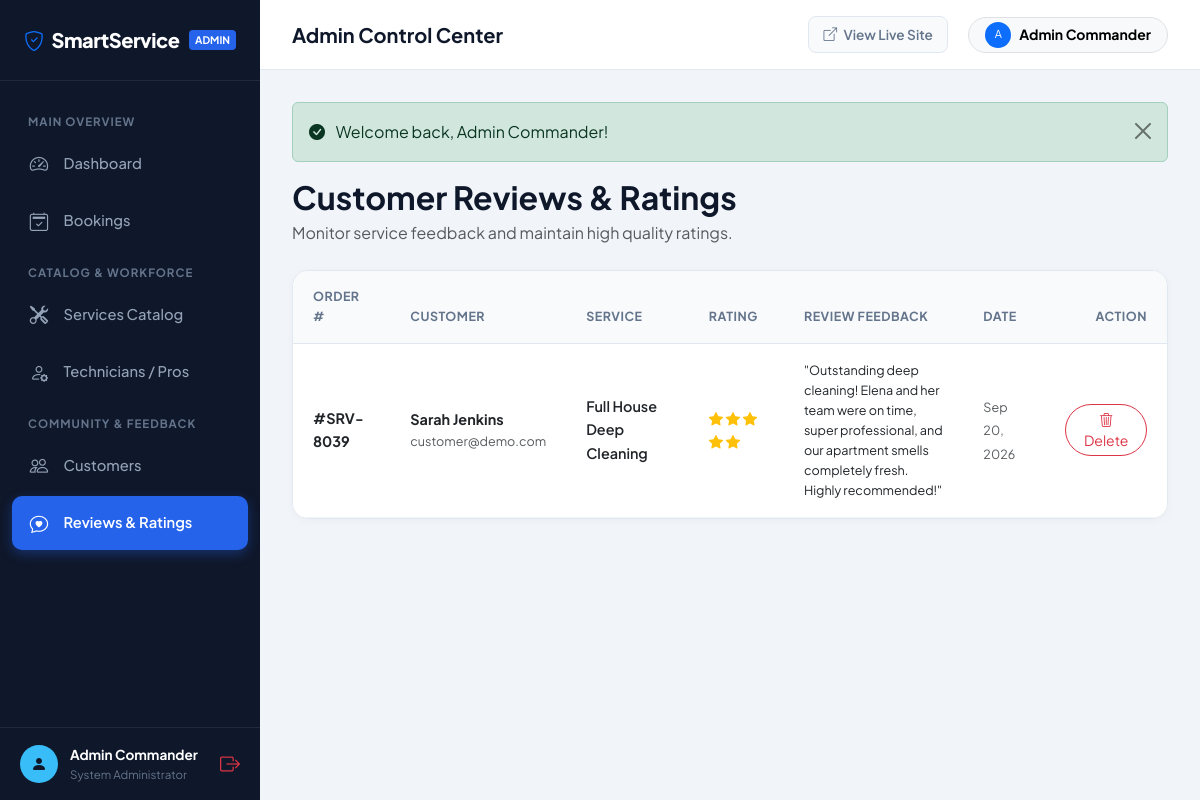
Screenshot of /admin/reviews.php (signed in) with the database file from the repository.
### tables this page shows
CREATE TABLE `reviews` (
  `id` INT AUTO_INCREMENT PRIMARY KEY,
  `booking_id` INT NOT NULL,
  `user_id` INT NOT NULL,
  `service_id` INT NOT NULL,
  `rating` INT NOT NULL CHECK (`rating` BETWEEN 1 AND 5),
  `comment` TEXT,
  `created_at` TIMESTAMP DEFAULT CURRENT_TIMESTAMP,
  FOREIGN KEY (`booking_id`) REFERENCES `bookings`(`id`) ON DELETE CASCADE,
  FOREIGN KEY (`user_id`) REFERENCES `users`(`id`) ON DELETE CASCADE,
  FOREIGN KEY (`service_id`) REFERENCES `services`(`id`) ON DELETE CASCADE
);

CREATE TABLE `bookings` (
  `id` INT AUTO_INCREMENT PRIMARY KEY,
  `booking_code` VARCHAR(30) NOT NULL UNIQUE,
  `user_id` INT NOT NULL,
  `service_id` INT NOT NULL,
  `technician_id` INT NULL,
  `service_date` DATE NOT NULL,
  `time_slot` VARCHAR(50) NOT NULL,
  `status` ENUM('pending', 'confirmed', 'technician_assigned', 'in_progress', 'completed', 'cancelled') DEFAULT 'pending',
  `total_amount` DECIMAL(10,2) NOT NULL,
  `payment_method` ENUM('cash', 'online', 'card') DEFAULT 'cash',
  `payment_status` ENUM('pending', 'paid', 'refunded') DEFAULT 'pending',
  `service_address` TEXT NOT NULL,
  `latitude` DECIMAL(10,7) NULL,
  `longitude` DECIMAL(10,7) NULL,
  `special_notes` TEXT NULL,
  `created_at` TIMESTAMP DEFAULT CURRENT_TIMESTAMP,
  `updated_at` TIMESTAMP DEFAULT CURRENT_TIMESTAMP ON UPDATE CURRENT_TIMESTAMP,
  FOREIGN KEY (`user_id`) REFERENCES `users`(`id`) ON DELETE CASCADE,
  FOREIGN KEY (`service_id`) REFERENCES `services`(`id`) ON DELETE CASCADE,
  FOREIGN KEY (`technician_id`) REFERENCES `technicians`(`id`) ON DELETE SET NULL
);

CREATE TABLE `users` (
  `id` INT AUTO_INCREMENT PRIMARY KEY,
  `name` VARCHAR(120) NOT NULL,
  `email` VARCHAR(150) NOT NULL UNIQUE,
  `phone` VARCHAR(30) NOT NULL,
  `password` VARCHAR(255) NOT NULL,
  `role` ENUM('customer', 'admin') DEFAULT 'customer',
  `address` TEXT NULL,
  `avatar` VARCHAR(255) DEFAULT 'default_user.png',
  `created_at` TIMESTAMP DEFAULT CURRENT_TIMESTAMP
);

CREATE TABLE `services` (
  `id` INT AUTO_INCREMENT PRIMARY KEY,
  `category_id` INT NOT NULL,
  `name` VARCHAR(150) NOT NULL,
  `description` TEXT,
  `price` DECIMAL(10,2) NOT NULL DEFAULT 0.00,
  `duration_mins` INT NOT NULL DEFAULT 60,
  `rating` DECIMAL(3,2) DEFAULT 4.80,
  `total_reviews` INT DEFAULT 0,
  `status` ENUM('active', 'inactive') DEFAULT 'active',
  `image` VARCHAR(255) DEFAULT 'service_default.jpg',
  `created_at` TIMESTAMP DEFAULT CURRENT_TIMESTAMP,
  FOREIGN KEY (`category_id`) REFERENCES `categories`(`id`) ON DELETE CASCADE
);

### admin/reviews.php (the view, shortened to what this page needs)
<?php
require_once __DIR__ . '/includes/admin_header.php';
$reviews_res = $conn->query("
    SELECT
        r.*,
        u.name AS user_name, u.email AS user_email,
        s.name AS service_name,
        b.booking_code
    FROM reviews r
    JOIN users u ON r.user_id = u.id
    JOIN services s ON r.service_id = s.id
    JOIN bookings b ON r.booking_id = b.id
    ORDER BY r.id DESC
");
?>
<div class="d-flex justify-content-between align-items-center mb-4 flex-wrap gap-3">
    <div>
        <h2 class="fw-bold mb-1">Customer Reviews & Ratings</h2>
        <p class="text-muted mb-0">Monitor service feedback and maintain high quality ratings.</p>
    </div>
</div>
<div class="admin-card">
    <div class="table-responsive">
        <table class="table admin-table mb-0">
            <thead>
                <tr>
                    <th>Order #</th>
                    <th>Customer</th>
                    <th>Service</th>
                    <th>Rating</th>
                    <th>Review Feedback</th>
                    <th>Date</th>
                    <th class="text-end">Action</th>
                </tr>
            </thead>
            <tbody>
                <?php if ($reviews_res && $reviews_res->num_rows > 0): ?>
                    <?php while ($r = $reviews_res->fetch_assoc()): ?>
                        <tr>
                            <td>
                                <a href="<?= BASE_URL ?>user/booking_details.php?code=<?= htmlspecialchars($r['booking_code']) ?>" target="_blank" class="fw-bold text-dark text-decoration-none">
                                    #<?= htmlspecialchars($r['booking_code']) ?>
                                </a>
                            </td>
                            <td>
                                <div class="fw-bold text-dark"><?= htmlspecialchars($r['user_name']) ?></div>
                                <div class="small text-muted"><?= htmlspecialchars($r['user_email']) ?></div>
                            </td>
                            <td>
                                <div class="fw-semibold text-dark"><?= htmlspecialchars($r['service_name']) ?></div>
                            </td>
                            <td>
                                <div class="text-warning fw-bold">
                                    <?php for ($i = 0; $i < (int)$r['rating']; $i++): ?>
                                        <i class="bi bi-star-fill"></i>
                                    <?php endfor; ?>
                                </div>
                            </td>
                            <td>
                                <div class="small text-dark" style="max-width: 320px;">
                                    "<?= htmlspecialchars($r['comment']) ?>"
                                </div>
                            </td>
                            <td>
                                <span class="small text-muted"><?= date('M d, Y', strtotime($r['created_at'])) ?></span>
                            </td>
                            <td class="text-end">
                                <a href="?delete_id=<?= (int)$r['id'] ?>" class="btn btn-outline-danger btn-sm rounded-pill px-3" onclick="return confirm('Delete this review?');">
                                    <i class="bi bi-trash3"></i> Delete
                                </a>
                            </td>
                        </tr>
                    <?php endwhile; ?>
                <?php endif; ?>
            </tbody>
        </table>
    </div>
</div>
<?php require_once __DIR__ . '/includes/admin_footer.php'; ?>

### Assets/css/style.css (style rules this page uses)
:root { --font-primary: 'Plus Jakarta Sans', -apple-system, BlinkMacSystemFont, "Segoe UI", Roboto, sans-serif; --bg-main: #f8fafc; --bg-card: #ffffff; --text-dark: #0f172a; --text-muted: #64748b; --text-light: #94a3b8; --border-color: #e2e8f0; --primary: #000000; --primary-hover: #1e293b; --accent: #2563eb; --accent-light: #eff6ff; --accent-hover: #1d4ed8; --success: #10b981; --success-bg: #ecfdf5; --warning: #f59e0b; --warning-bg: #fffbeb; --danger: #ef4444; --danger-bg: #fef2f2; --info: #06b6d4; --info-bg: #ecfeff; --radius-sm: 8px; --radius-md: 14px; --radius-lg: 20px; --radius-full: 9999px; --shadow-sm: 0 1px 3px rgba(0, 0, 0, 0.05); --shadow-md: 0 4px 20px -2px rgba(15, 23, 42, 0.07); --shadow-lg: 0 12px 35px -4px rgba(15, 23, 42, 0.12); --shadow-hover: 0 20px 40px -6px rgba(15, 23, 42, 0.16); --transition: all 0.25s cubic-bezier(0.16, 1, 0.3, 1); }
* { box-sizing: border-box; margin: 0; padding: 0; }
body { font-family: var(--font-primary); background-color: var(--bg-main); color: var(--text-dark); line-height: 1.6; -webkit-font-smoothing: antialiased; min-height: 100vh; display: flex; flex-direction: column; }
a { color: var(--accent); text-decoration: none; transition: var(--transition); }

### Assets/css/admin.css (style rules this page uses)
:root { --admin-sidebar-w: 260px; --admin-sidebar-bg: #0f172a; --admin-sidebar-hover: #1e293b; --admin-sidebar-active: #2563eb; --admin-topbar-h: 70px; }
body.admin-body { background-color: #f1f5f9; display: flex; min-height: 100vh; margin: 0; font-family: 'Plus Jakarta Sans', sans-serif; }
.admin-card { background: #ffffff; border-radius: 16px; border: 1px solid #e2e8f0; box-shadow: 0 2px 10px rgba(0, 0, 0, 0.03); overflow: hidden; margin-bottom: 2rem; }
.admin-table { width: 100%; margin-bottom: 0; }
.admin-table th { background: #f8fafc; color: #64748b; font-size: 0.78rem; font-weight: 700; text-transform: uppercase; letter-spacing: 0.5px; padding: 1rem 1.25rem; border-bottom: 1px solid #e2e8f0; }
.admin-table td { padding: 1rem 1.25rem; vertical-align: middle; border-bottom: 1px solid #f1f5f9; font-size: 0.9rem; color: #334155; }

### rows the page displays
reviews: booking.booking_code "SRV-8039", user.name "Sarah Jenkins", user.email "customer@demo.com", service.name "Full House Deep Cleaning", rating 5 (drawn), comment "Outstanding deep cleaning! Elena and her team were on time, super professional, and our apartment smells completely fresh. Highly recommended!", created_at "Sep 20, 2026"

### other values shown
SITE_NAME "SmartService"
$admin_user['name'] "Admin Commander"
$flash['message'] "Welcome back, Admin Commander!"
